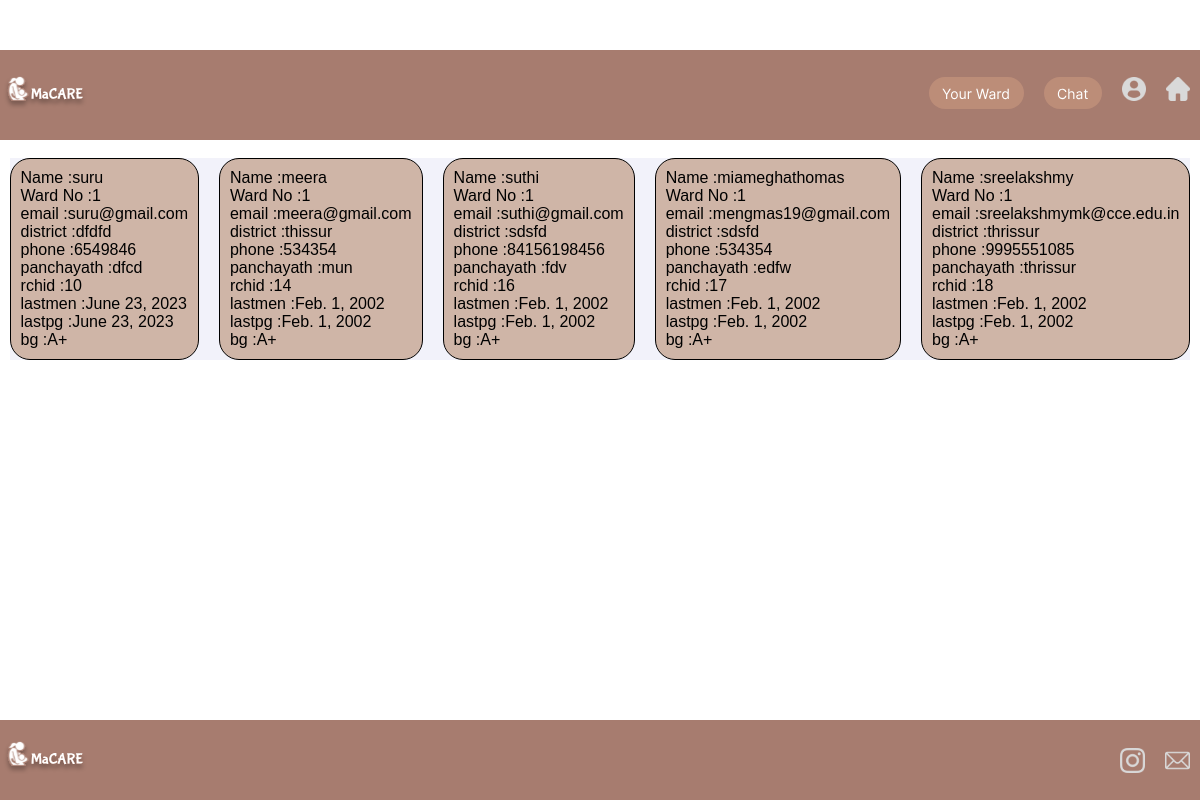
The page /ashaWomenInWard/ (signed in) on the database its author committed.
### macares/models.py (models this page shows, shortened)
class User(models.Model):
    uid=models.AutoField(primary_key=True)
    email = models.EmailField(unique=True)
    name = models.CharField(max_length=20)
    password = models.CharField(max_length=20)
    age=models.IntegerField(default='10')
    yesno=models.CharField(max_length=3)
    district=models.CharField(max_length=50)
    wardno=models.IntegerField()
    phone=models.IntegerField()
    cmp = models.CharField(max_length=20)
    occupation = models.CharField(max_length=20)
    ashaid = models.IntegerField(default='0')
    lastmen = models.DateField(settings.DATE_FORMAT,default="2002-02-01")
    lastpg = models.DateField(settings.DATE_FORMAT,default="2002-02-01")
    bg = models.CharField(max_length=20,default="A+")

### macares/views.py (the view)
# urls.py: path('ashaWomenInWard/',ashaWomenInWard,name='ashaWomenInWard'),
def ashaWomenInWard(request):
    users = User.objects.all()
    user_data = []
    if 'email' in request.session:
        user = User.objects.get(email=request.session['email'])
        print(user.email)
        for i in users:
            if i.occupation == "women" and i.wardno == user.wardno:
                user_data.append({'name': i.name,
                                  'email': i.email,
                                  'wardno': i.wardno,
                                  'district': i.district,
                                  'phone': i.phone,
                                  'panchayath': i.cmp,
                                  'rchid': i.uid,
                                  'lastmen': i.lastmen,
                                  'lastpg': i.lastpg,
                                  'bg': i.bg})
        print(user_data)
        print("hello hii")
        return render(request, 'ashaWomenInWard.html', {'user_data': user_data})
    else:
        data = {'status': 'You need to login first'}
        return render(request, 'ashalogin.html', context=data)

### macares/templates/ashaWomenInWard.html (shortened to what this page needs)
{% extends 'baseAsha.html' %} {% block style %}<link
  rel="stylesheet"
  href="../static/css/ashaWomenInWard.css"
/>
{% endblock %} {% block content %}
<body>
  <h2>Pregnant Women in your ward</h2>
  <div class="womenList">
    <div class="newblock">
      {% for user in user_data %}
      <div
        id="myDiv"
        style="
          display: flex;
          width: fit-content;
          height: fit-content;
          background-color: #CFB5A7;
          border: 1px solid #000;
          padding: 10px;
          flex-direction: column;
          border-radius:20px;
        "
      >
        <div class="ashaworkerwomenin">
          <p>Name :</p>
          <p>{{user.name}}</p>
        </div>
        <div class="ashaworkerwomenin">
          <p>Ward No :</p>
          <p>{{user.wardno}}</p>
        </div>
        <div class="ashaworkerwomenin">
          <p>email :</p>
          <p>{{user.email}}</p>
        </div>
        <div class="ashaworkerwomenin">
          <p>district :</p>
          <p>{{user.district}}</p>
        </div>
        <div class="ashaworkerwomenin">
          <p>phone :</p>
          <p>{{user.phone}}</p>
        </div>
        <div class="ashaworkerwomenin">
          <p>panchayath :</p>
          <p>{{user.panchayath}}</p>
        </div>
        <div class="ashaworkerwomenin">
          <p>rchid :</p>
          <p>{{user.rchid}}</p>
        </div>
        <div class="ashaworkerwomenin">
          <p>lastmen :</p>
          <p>{{user.lastmen}}</p>
        </div>
        <div class="ashaworkerwomenin">
          <p>lastpg :</p>
          <p>{{user.lastpg}}</p>
        </div>
        <div class="ashaworkerwomenin">
          <p>bg :</p>
          <p>{{user.bg}}</p>
        </div>
      </div>
      {% endfor %}
    </div>
  </div>
</body>
{% endblock %}

### macares/static/css/ashaWomenInWard.css (style rules this page uses)
* { margin: 0; padding: 0 ; font-family: sans-serif; }
body { padding: 0 ; overflow-x: hidden; overflow-y: hidden; margin-top: 50px; }
.womenList { display: flex; align-items:flex-start; margin-top: 80px; }

### macares/static/css/baseAsha.css (style rules this page uses)
* { margin: 0; padding: 0; font-family: sans-serif; }
body { width: 100vw; display: flex; flex-direction: column; align-items: center; padding:0; overflow-x: hidden; }

### macares/templates/ashaWomenInWard.html (style rules this page uses)
.ashaworkerwomenin { display: flex; }
.newblock { display: flex; flex-wrap: wrap; width: 100%; gap: 20px; background: rgba(230, 230, 245, 0.5); }

### rows shown on the page
User: name "suru", wardno "1", email "suru@gmail.com", district "dfdfd", phone "6549846", panchayath "dfcd", rchid "10", lastmen "June 23, 2023", lastpg "June 23, 2023", bg "A+"
User: name "meera", email "meera@gmail.com", district "thissur", panchayath "mun", lastmen "Feb. 1, 2002", lastpg "Feb. 1, 2002", bg "A+"
User: name "suthi", wardno "1", email "suthi@gmail.com", district "sdsfd", phone "84156198456", panchayath "fdv", rchid "16", lastmen "Feb. 1, 2002", lastpg "Feb. 1, 2002", bg "A+"
User: name "miameghathomas", wardno "1", email "mengmas19@gmail.com", district "sdsfd", phone "534354", panchayath "edfw", rchid "17", lastmen "Feb. 1, 2002", lastpg "Feb. 1, 2002", bg "A+"
User: name "sreelakshmy", wardno "1", email "sreelakshmymk@cce.edu.in", district "thrissur", phone "9995551085", panchayath "thrissur", rchid "18", lastmen "Feb. 1, 2002", lastpg "Feb. 1, 2002", bg "A+"

### other values the page prints
{{ user.wardno }} "1"
{{ user.phone }} "534354"
{{ user.rchid }} "14"
